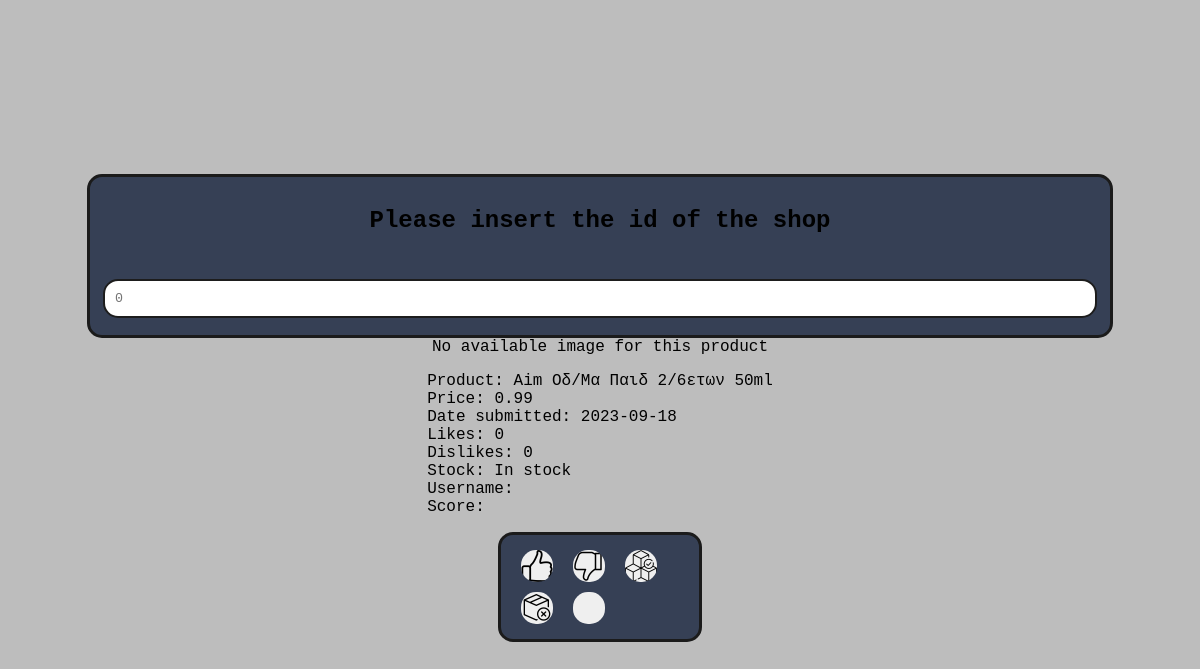
Page /sales_admin.php?input=33 on the committed database.
### tables this page shows
CREATE TABLE `sales` (
  `id` int(11) NOT NULL,
  `price` double NOT NULL,
  `date` date NOT NULL,
  `active` tinyint(1) NOT NULL,
  `likes` int(11) NOT NULL DEFAULT 0,
  `dislikes` int(11) NOT NULL DEFAULT 0,
  `stock` tinyint(4) NOT NULL DEFAULT 1,
  `below_week_price` tinyint(1) NOT NULL DEFAULT 0,
  `below_day_price` tinyint(1) NOT NULL DEFAULT 0,
  `shop_id` int(11) NOT NULL,
  `user_id` int(11) DEFAULT NULL,
  `product_id` int(11) NOT NULL,
  `admin_id` int(11) DEFAULT NULL
);

CREATE TABLE `products` (
  `id` int(11) NOT NULL,
  `name` varchar(255) NOT NULL,
  `category` varchar(255) NOT NULL,
  `subcategory` varchar(255) NOT NULL
);

### sales_admin.php (the view, shortened to what this page needs)
<?php
include "db_conn.php";
?>
<!DOCTYPE html>
    <html>
    <head>
        <link rel="stylesheet" type="text/css" href="style.css">
    </head>
    <body>
        <form>
            <h2>Please insert the id of the shop</h2><br>
            <input type="text" name="input" placeholder="0" pattern="[0-9]{1-3}">
        </form>
    </body>
    </html>
<?php
if(isset($_GET['input']))
{
    $input = $_GET['input'];
    $sql = "SELECT products.name, sales.product_id, sales.price, sales.date, sales.id, sales.likes, sales.dislikes, sales.stock, sales.user_id FROM sales INNER JOIN products ON sales.product_id = products.id WHERE sales.shop_id = '$input' AND active = 1";
    $result = mysqli_query($conn, $sql);
    if(mysqli_num_rows($result) > 0)
    {
        while($row = mysqli_fetch_array($result))
        {
            $user = $row['user_id'];
            $price = $row['price'];
            $date = $row['date'];
            $name = $row['name'];
            $stock = $row['stock'];
            $likes = $row['likes'];
            $dislikes = $row['dislikes'];
            $sqluser = "SELECT user_name, score FROM users WHERE id='$user'";
            $res = mysqli_query($conn, $sqluser);
            $r = mysqli_fetch_assoc($res);
            $user_name = $r['user_name'];
            $score = $r['score'];
            if($stock > 0)
            {
                echo '<p>'.'Product: '.$name.'<br>'.'Price: '.$price.'<br>'.'Date submitted: '.$date.'<br>'.'Likes: '.$likes.'<br>'.'Dislikes: '.$dislikes.'<br>'.'Stock: In stock <br>'.'Username: '.$user_name.'<br>'.'Score: '.$score.'</p>';
            }else
            {
                echo '<p>'.'Product: '.$name.'<br>'.'Price: '.$price.'<br>'.'Date submitted: '.$date.'<br>'.'Likes: '.$likes.'<br>'.'Dislikes: '.$dislikes.'<br>'.'Stock: Out of stock <br>'.'Username: '.$user_name.'<br>'.'Score: '.$score.'</p>';
            }
            echo '<form class="form-inline" action="sales.php?input='.$input.'" method="post">';
            if($stock > 0)
            {
                echo '<input type="submit" name="like" value="">';
                echo '<input type="submit" name="dislike" value="">';
                echo '<input type="submit" name="on_stock" value="">';
                echo '<input type="submit" name="out_of_stock" value="">';
                echo '<input type="submit" name="delete" value="">';
            }else
            {
                echo '<input type="submit" name="on_stock" value="">';
                echo '<input type="submit" name="out_of_stock" value="">';
                echo '<input type="submit" name="delete" value="">';
            }
            echo '</form>';
        }
    }else { echo '<p>There are no active sales in this shop</p>';}
}

### style.css (style rules this page uses)
body { background: #bdbdbd; display: flex; justify-content: center; align-items: center; height: 100vh; flex-direction: column; }
* { font-family: 'Courier New', Courier, monospace; box-sizing: padding-box; }
form { width: 1000px; border: 3px solid rgb(27, 27, 27); padding: 10px; background: #364055; border-radius: 15px; }
h2 { text-align: center; margin-bottom: 20px; }
input { display: block; border: 2px solid #1d1d1d; width: 97%; padding: 10px; margin: 7px auto; border-radius: 15px; }

### sales_admin.php (style rules this page uses)
input[name=like] { background-image: url(like.png); background-repeat: no-repeat; background-size: contain; margin: 5px 10px 5px 10px; width: 32px; height: 32px; border: none; }
input[name=dislike] { background-image: url(dont-like.png); background-repeat: no-repeat; background-size: contain; margin: 5px 10px 5px 10px; width: 32px; height: 32px; border: none; }
input[name=on_stock] { background-image: url(in-stock.png); background-repeat: no-repeat; background-size: contain; margin: 5px 10px 5px 10px; width: 32px; height: 32px; border: none; }
input[name=out_of_stock] { background-image: url(out-of-stock.png); background-repeat: no-repeat; background-size: contain; margin: 5px 10px 5px 10px; width: 32px; height: 32px; border: none; }
input[name=delete] { background-image: url(delete.png); background-repeat: no-repeat; background-size: contain; margin: 5px 10px 5px 10px; width: 32px; height: 32px; border: none; }
.form-inline { display: flex; flex-flow: row wrap; align-items: center; width: 15%; }

### rows in the picture
sales: product.name "Aim Οδ/Μα Παιδ 2/6ετων 50ml", price "0.99", date "2023-09-18", likes "0", dislikes "0"
